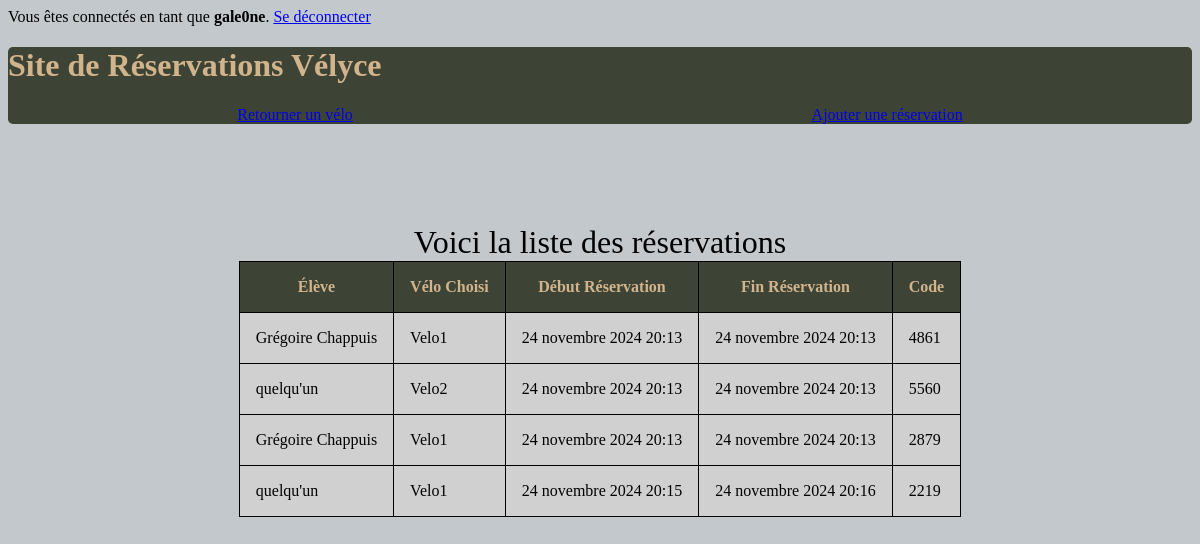
The page /reservations/ (signed in) on the database as committed earlier.
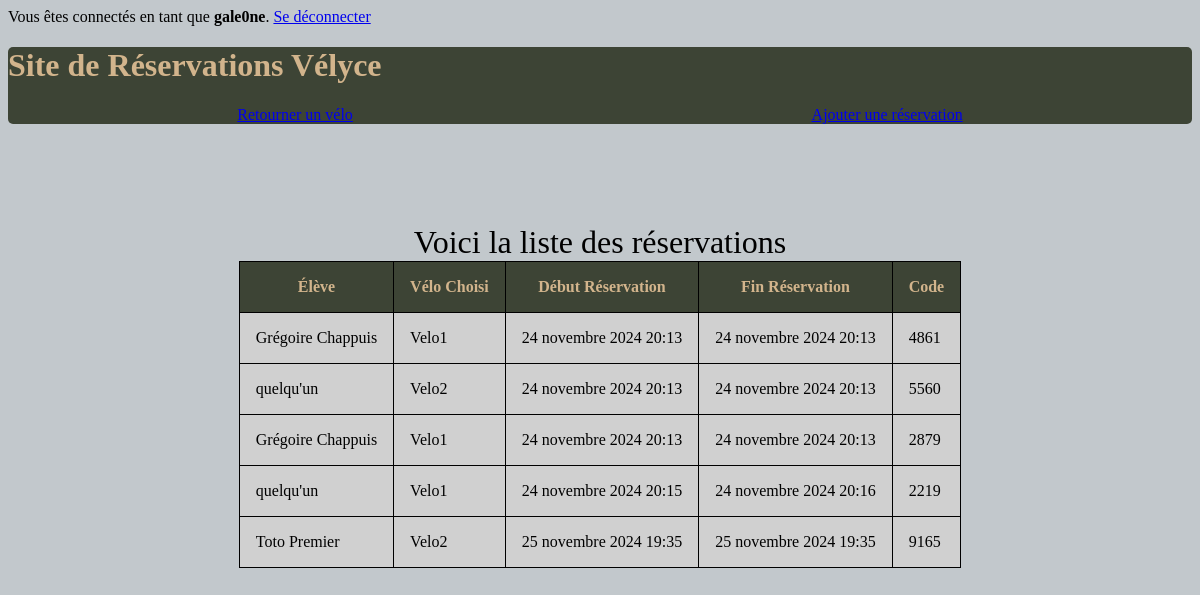
The same page on the database as committed later.
### reservations/models.py (models this page shows, shortened)
class Reservation(models.Model):
    velo = models.ForeignKey(Velo, on_delete=models.CASCADE)
    eleve = models.fields.CharField(max_length=100)
    start_time = models.DateTimeField(auto_now_add=True)
    end_time = models.DateTimeField(null=True, blank=True)
    code = models.IntegerField(null=True, blank=True)

class Velo(models.Model):
    VELO_CHOICES = [
        ('Velo 1', 'Velo 1'),
        ('Velo 2', 'Velo 2'),
    ]
    velo = models.CharField(max_length=6, choices=VELO_CHOICES, default='Velo1')
    est_disponible = models.BooleanField(default=True)
    def __str__(self):
        return self.velo

### reservations/views.py (the view)
# urls.py: path('reservations/', views.page_reservations, name='page_reservation'),
@login_required
def page_reservations(request):
    reservations = Reservation.objects.all()
    return render(request, 'reservations/reservations.html', {'reservations' : reservations})

### reservations/templates/reservations/reservations.html
{% extends 'reservations/base.html' %}
{% block content %}
<header>
   <h1>Site de Réservations Vélyce</h1>
   <nav>
      <a href="{% url 'return_bike' %}">Retourner un vélo</a>
      <a href="{% url 'ajout_reservation'%}">Ajouter une réservation</a>
   </nav>
</header>
<main>
 <table>
   <caption>Voici la liste des réservations</caption>
   <thead>
      <tr>
         <th>Élève</th>
         <th>Vélo Choisi</th>
         <th>Début Réservation</th>
         <th>Fin Réservation</th>
         <th>Code</th>
      </tr>
   </thead>
   <tbody>
      {% for reservation in reservations%}
      <tr>
         <td>{{reservation.eleve}}</td>
         <td>{{reservation.velo}}</td>
         <td>{{reservation.start_time}}</td>
         <td>{{reservation.end_time}}</td>
         <td>{{reservation.code}}</td>
      </tr>
      {% endfor %}
   </tbody>
 </table>
</main>
 {% endblock %}

Rows that differ between the two databases and show on the page:
added Reservation: eleve "Toto Premier", velo "Velo2", start_time "25 novembre 2024 19:35", end_time "25 novembre 2024 19:35", code "9165"
